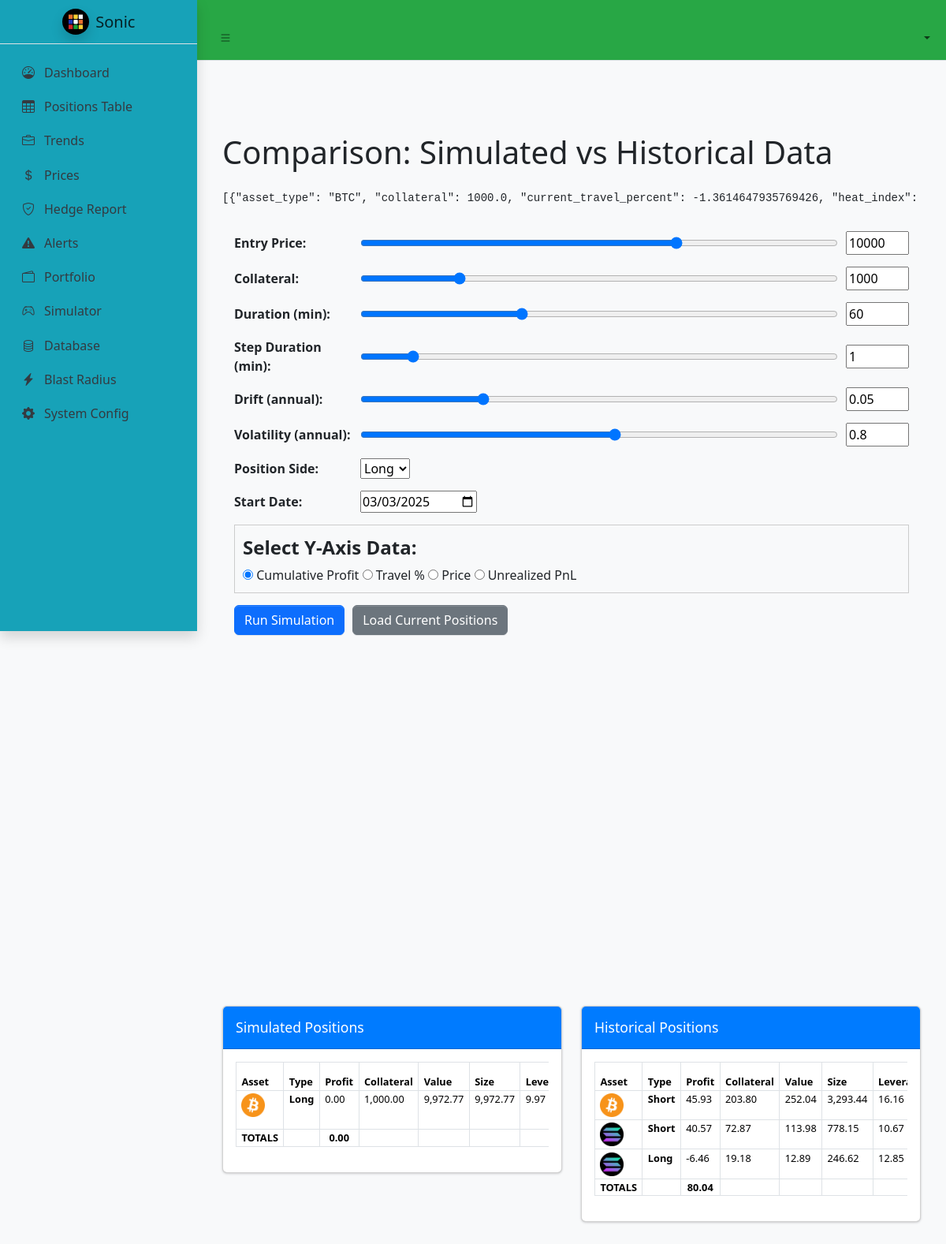
The app's page /simulator/compare with its own data.
### tables this page shows
CREATE TABLE positions (
        id TEXT PRIMARY KEY,
        asset_type TEXT,
        position_type TEXT,
        entry_price REAL,
        liquidation_price REAL,
        current_travel_percent REAL,
        value REAL,
        collateral REAL,
        size REAL,
        leverage REAL,
        wallet_name TEXT,
        last_updated DATETIME,
        alert_reference_id TEXT,
        hedge_buddy_id TEXT,
        current_price REAL,
        liquidation_distance REAL,
        heat_index REAL,
        current_heat_index REAL,
        pnl_after_fees_usd REAL
    );

### simulator/simulator_bp.py (the view, shortened to what this page needs)
@simulator_bp.route('/compare', methods=['GET', 'POST'])
def compare_simulation():
    baseline_params = {
        "entry_price": 10000.0,
        "liquidation_price": 8000.0,
        "position_size": 1.0,
        "collateral": 1000.0,
        "rebalance_threshold": -25.0,
        "hedging_cost_pct": 0.001,
        "simulation_duration": 60,  # minutes
        "dt_minutes": 1,
        "drift": 0.05,
        "volatility": 0.8,
        "position_side": "long"
    }
    tweaked_params = baseline_params.copy()
    tweaked_params["collateral"] = baseline_params["collateral"] * 1.10
    baseline_simulator = PositionSimulator(
        entry_price=baseline_params["entry_price"],
        liquidation_price=baseline_params["liquidation_price"],
        position_size=baseline_params["position_size"],
        collateral=baseline_params["collateral"],
        rebalance_threshold=baseline_params["rebalance_threshold"],
        hedging_cost_pct=baseline_params["hedging_cost_pct"],
        position_side=baseline_params["position_side"]
    )
    baseline_results = baseline_simulator.run_simulation(
        simulation_duration=baseline_params["simulation_duration"],
        dt_minutes=baseline_params["dt_minutes"],
        drift=baseline_params["drift"],
        volatility=baseline_params["volatility"]
    )
    tweaked_simulator = PositionSimulator(
        entry_price=tweaked_params["entry_price"],
        liquidation_price=tweaked_params["liquidation_price"],
        position_size=tweaked_params["position_size"],
        collateral=tweaked_params["collateral"],
        rebalance_threshold=tweaked_params["rebalance_threshold"],
        hedging_cost_pct=tweaked_params["hedging_cost_pct"],
        position_side=tweaked_params["position_side"]
    )
    tweaked_results = tweaked_simulator.run_simulation(
        simulation_duration=tweaked_params["simulation_duration"],
        dt_minutes=tweaked_params["dt_minutes"],
        drift=tweaked_params["drift"],
        volatility=tweaked_params["volatility"]
    )
    baseline_chart = [[entry["step"], entry["cumulative_profit"]] for entry in baseline_results["simulation_log"]]
    tweaked_chart = [[entry["step"], entry["cumulative_profit"]] for entry in tweaked_results["simulation_log"]]
    chart_data = {
        "simulated": baseline_chart,
        "real": tweaked_chart  # Placeholder; will be overridden if historical data is available.
    }
    data_locker = DataLocker.get_instance()
    historical_positions = data_locker.get_positions()
    portfolio_history = data_locker.get_portfolio_history()
    historical_chart = []
    for entry in portfolio_history:
        try:
            dt_obj = datetime.fromisoformat(entry["snapshot_time"])
            timestamp = int(dt_obj.timestamp() * 1000)
            historical_chart.append([timestamp, entry.get("total_value", 0.0)])
        except Exception as e:
            logger.error("Error processing portfolio snapshot: %s", e)
    if historical_chart:
        chart_data["real"] = historical_chart
    simulated_position = generate_simulated_position(baseline_results)
    simulated_positions = [simulated_position]
    return render_template(
        "compare.html",
        chart_data=chart_data,
        baseline_compare=baseline_chart,
        tweaked_compare=tweaked_chart,
        simulated_positions=simulated_positions,
        real_positions=historical_positions,
        timeframe=24,  # Example timeframe; adjust as needed.
        now=datetime.now()
    )

### data/data_locker.py (called while the page is built)
    @classmethod
    def get_instance(cls, db_path: Optional[str] = None) -> 'DataLocker':
        if cls._instance is None:
            cls._instance = cls(db_path)
        return cls._instance

    def _init_sqlite_if_needed(self):
        db_dir = os.path.dirname(self.db_path)
        if db_dir and not os.path.exists(db_dir):
            os.makedirs(db_dir, exist_ok=True)
            self.logger.debug(f"Created directory for DB: {db_dir}")
        if self.conn is None:
            self.conn = sqlite3.connect(self.db_path, check_same_thread=False)
            self.conn.row_factory = self.DictRow
        if self.cursor is None:
            self.cursor = self.conn.cursor()

    def get_portfolio_history(self) -> List[dict]:
        self._init_sqlite_if_needed()
        self.cursor.execute("""
            SELECT *
              FROM positions_totals_history
             ORDER BY snapshot_time ASC
        """)
        rows = self.cursor.fetchall()
        portfolio_history = [dict(row) for row in rows]
        self.logger.debug(f"Fetched {len(portfolio_history)} portfolio snapshots.")
        return portfolio_history

    def get_positions(self) -> List[dict]:
        try:
            self._init_sqlite_if_needed()
            self.cursor.execute("SELECT * FROM positions")
            rows = self.cursor.fetchall()
            results = [dict(r) for r in rows]
            self.logger.debug(f"Fetched {len(results)} positions.")
            return results
        except sqlite3.Error as e:
            self.logger.error(f"DB error get_positions: {e}", exc_info=True)
            return []
        except Exception as ex:
            self.logger.exception(f"Error get_positions: {ex}")
            return []

### launch_pad.py (called while the page is built)
@app.context_processor
def update_theme_context():
    config_path = current_app.config.get("CONFIG_PATH", CONFIG_PATH)
    try:
        with open(config_path, 'r') as f:
            conf = json.load(f)
    except Exception as e:
        conf = {}
    theme_config = conf.get("theme_config", {})
    return dict(theme=theme_config)

### simulator/simulation.py (called while the page is built)
    def _simulate_price_path(self, current_price: float, drift: float, volatility: float, dt: float) -> float:
        epsilon = np.random.normal()
        factor = (drift - 0.5 * volatility ** 2) * dt + volatility * np.sqrt(dt) * epsilon
        return current_price * math.exp(factor)

### templates/compare.html (shortened to what this page needs)
{% extends "base.html" %}
{% block content %}
<div class="container-fluid">
  <h1 class="mb-4">Comparison: Simulated vs Historical Data</h1>
  <pre>{{ simulated_positions|tojson }}</pre>
  <form id="simulationControls">
    <div class="control-group">
      <label for="entryPrice" class="control-label">Entry Price:</label>
      <input type="range" id="entryPrice" name="entry_price" min="0" max="15000" step="100" value="10000" oninput="syncControl('entryPrice')">
      <input type="number" id="entryPriceNumber" value="10000" oninput="syncControl('entryPrice', 'number')">
    </div>
    <div class="control-group">
      <label for="collateral" class="control-label">Collateral:</label>
      <input type="range" id="collateral" name="collateral" min="0" max="5000" step="50" value="1000" oninput="syncControl('collateral')">
      <input type="number" id="collateralNumber" value="1000" oninput="syncControl('collateral', 'number')">
    </div>
    <div class="control-group">
      <label for="simulationDuration" class="control-label">Duration (min):</label>
      <input type="range" id="simulationDuration" name="simulation_duration" min="0" max="180" step="10" value="60" oninput="syncControl('simulationDuration')">
      <input type="number" id="simulationDurationNumber" value="60" oninput="syncControl('simulationDuration', 'number')">
    </div>
    <div class="control-group">
      <label for="dtMinutes" class="control-label">Step Duration (min):</label>
      <input type="range" id="dtMinutes" name="dt_minutes" min="0" max="10" step="0.5" value="1" oninput="syncControl('dtMinutes')">
      <input type="number" id="dtMinutesNumber" value="1" oninput="syncControl('dtMinutes', 'number')">
    </div>
    <div class="control-group">
      <label for="drift" class="control-label">Drift (annual):</label>
      <input type="range" id="drift" name="drift" min="0" max="0.2" step="0.01" value="0.05" oninput="syncControl('drift')">
      <input type="number" id="driftNumber" value="0.05" step="0.01" oninput="syncControl('drift', 'number')">
    </div>
    <div class="control-group">
      <label for="volatility" class="control-label">Volatility (annual):</label>
      <input type="range" id="volatility" name="volatility" min="0" max="1.5" step="0.1" value="0.8" oninput="syncControl('volatility')">
      <input type="number" id="volatilityNumber" value="0.8" step="0.1" oninput="syncControl('volatility', 'number')">
    </div>
    <div class="control-group">
      <label for="positionSide" class="control-label">Position Side:</label>
      <select id="positionSide" name="position_side">
        <option value="long" selected>Long</option>
      </select>
    </div>
    <div class="control-group">
      <label for="startDate" class="control-label">Start Date:</label>
      <input type="date" id="startDate" name="start_date" value="{{ now.strftime('%Y-%m-%d') }}">
    </div>
    <fieldset id="yAxisSelection">
      <legend>Select Y-Axis Data:</legend>
      <label><input type="radio" name="y_axis" value="cumulative_profit" checked> Cumulative Profit</label>
      <label><input type="radio" name="y_axis" value="travel_percent"> Travel %</label>
      <label><input type="radio" name="y_axis" value="price"> Price</label>
      <label><input type="radio" name="y_axis" value="unrealized_pnl"> Unrealized PnL</label>
    </fieldset>
    <div class="control-group">
      <button type="button" class="btn btn-primary" onclick="runSimulation()">Run Simulation</button>
      <button type="button" id="loadPositionsBtn" class="btn btn-secondary" onclick="loadCurrentPositions()">Load Current Positions</button>
    </div>
  </form>
  <div id="dualChart"></div>
  <div class="row">
    <div class="col-md-6">
      <div class="card">
        <div class="card-header">
          <h3 class="card-title">Simulated Positions</h3>
        </div>
        <div class="card-body">
          <div class="table-responsive">
            <table class="table table-bordered" id="simulatedPositionsTable">
              <thead>
                <tr>
                  <th>Asset</th>
                  <th>Type</th>
                  <th>Profit</th>
                  <th>Collateral</th>
                  <th>Value</th>
                  <th>Size</th>
                  <th>Leverage</th>
                </tr>
              </thead>
              <tbody>
                {% for pos in simulated_positions|sort(attribute='size', reverse=True) %}
                <tr>
                  <td>
                    {% if pos.asset_type == 'BTC' %}
                      <img src="{{ url_for('static', filename='images/btc_logo.png') }}" alt="BTC" class="asset-icon">
                    {% elif pos.asset_type == 'ETH' %}
                      <img src="{{ url_for('static', filename='images/eth_logo.png') }}" alt="ETH" class="asset-icon">
                    {% elif pos.asset_type == 'SOL' %}
                      <img src="{{ url_for('static', filename='images/sol_logo.png') }}" alt="SOL" class="asset-icon">
                    {% else %}
                      {{ pos.asset_type }}
                    {% endif %}
                  </td>
                  <td><b>{{ pos.position_type }}</b></td>
                  <td>
                    {% if pos.pnl_after_fees_usd is defined and pos.pnl_after_fees_usd is not none %}
                      {{ "{:,.2f}".format(pos.pnl_after_fees_usd) }}
                    {% else %}
                      N/A
                    {% endif %}
                  </td>
                  <td>{{ "{:,.2f}".format(pos.collateral) }}</td>
                  <td>{{ "{:,.2f}".format(pos.value) }}</td>
                  <td>{{ "{:,.2f}".format(pos.size) }}</td>
                  <td>{{ "{:,.2f}".format(pos.leverage) }}</td>
                </tr>
                {% endfor %}
              </tbody>
              <tfoot>
                {% set sim_total_profit = simulated_positions|sum(attribute='pnl_after_fees_usd') %}
                <tr style="font-weight: bold; text-align: center;">
                  <td>TOTALS</td>
                  <td></td>
                  <td>{{ "{:,.2f}".format(sim_total_profit) }}</td>
                  <td></td>
                  <td></td>
                  <td></td>
                  <td></td>
                </tr>
              </tfoot>
            </table>
          </div>
        </div>
      </div>
    </div>
    <div class="col-md-6">
      <div class="card">
        <div class="card-header">
          <h3 class="card-title">Historical Positions</h3>
        </div>
        <div class="card-body">
          <div class="table-responsive">
            <table class="table table-bordered" id="historicalPositionsTable">
              <thead>
                <tr>
                  <th>Asset</th>
                  <th>Type</th>
                  <th>Profit</th>
                  <th>Collateral</th>
                  <th>Value</th>
                  <th>Size</th>
                  <th>Leverage</th>
                </tr>
              </thead>
              <tbody>
                {% for pos in real_positions|sort(attribute='size', reverse=True) %}
                <tr>
                  <td>
                    {% if pos.asset_type == 'BTC' %}
                      <img src="{{ url_for('static', filename='images/btc_logo.png') }}" alt="BTC" class="asset-icon">
                    {% elif pos.asset_type == 'ETH' %}
                      <img src="{{ url_for('static', filename='images/eth_logo.png') }}" alt="ETH" class="asset-icon">
                    {% elif pos.asset_type == 'SOL' %}
                      <img src="{{ url_for('static', filename='images/sol_logo.png') }}" alt="SOL" class="asset-icon">
                    {% else %}
                      {{ pos.asset_type }}
                    {% endif %}
                  </td>
                  <td><b>{{ pos.position_type }}</b></td>
                  <td>
                    {% if pos.pnl_after_fees_usd is defined and pos.pnl_after_fees_usd is not none %}
                      {{ "{:,.2f}".format(pos.pnl_after_fees_usd) }}
                    {% else %}
                      N/A
                    {% endif %}
                  </td>
                  <td>{{ "{:,.2f}".format(pos.collateral) }}</td>
                  <td>{{ "{:,.2f}".format(pos.value) }}</td>
                  <td>{{ "{:,.2f}".format(pos.size) }}</td>
                  <td>{{ "{:,.2f}".format(pos.leverage) }}</td>
                </tr>
                {% endfor %}
              </tbody>
              <tfoot>
                {% set real_total_profit = real_positions|sum(attribute='pnl_after_fees_usd') %}
                <tr style="font-weight: bold; text-align: center;">
                  <td>TOTALS</td>
                  <td></td>
                  <td>{{ "{:,.2f}".format(real_total_profit) }}</td>
                  <td></td>
                  <td></td>
                  <td></td>
                  <td></td>
                </tr>
              </tfoot>
            </table>
          </div>
        </div>
      </div>
    </div>
  </div>
</div>
{% endblock %}

### records on screen
positions: position_type "Long", pnl_after_fees_usd "0.00", collateral "1,000.00", value "9,972.77", size "9,972.77", leverage "9.97", pnl_after_fees_usd "-6.46", collateral "19.18", value "12.89", size "246.62", leverage "12.85"
positions: position_type "Short", pnl_after_fees_usd "45.93", collateral "203.80", value "252.04", size "3,293.44", leverage "16.16"
positions: position_type "Short", pnl_after_fees_usd "40.57", collateral "72.87", value "113.98", size "778.15", leverage "10.67"

### other values on screen
{{ simulated_positions|tojson }} "[{\"asset_type\": \"BTC\", \"collateral\": 1000.0, \"current_travel_percent\": -1.3614647935769426, \"heat_index\":…"
{{ "{:,.2f}".format(sim_total_profit) }} "0.00"
{{ "{:,.2f}".format(real_total_profit) }} "80.04"
